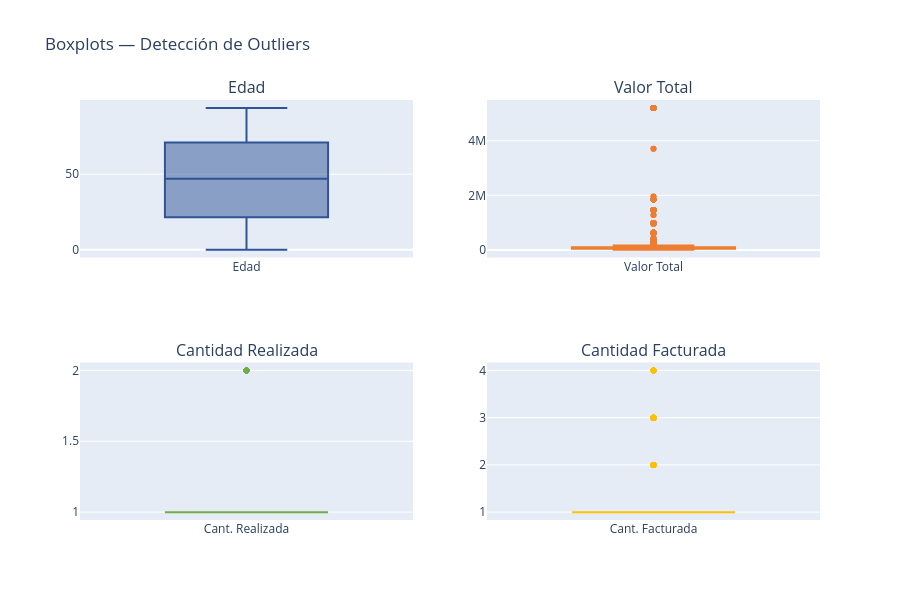

This figure's notebook cell:
### Markdown cell above
---
## 7. Boxplots (Detección de Outliers)

### Code cell
fig = make_subplots(rows=2, cols=2, subplot_titles=[
    'Edad', 'Valor Total', 'Cantidad Realizada', 'Cantidad Facturada'
])

fig.add_trace(go.Box(y=pacientes['edad'], name='Edad', marker_color='#2F5496'), row=1, col=1)
fig.add_trace(go.Box(y=prefactura['valor_total'], name='Valor Total', marker_color='#ED7D31'), row=1, col=2)
fig.add_trace(go.Box(y=historia_clinica['cantidad_realizada'], name='Cant. Realizada', marker_color='#70AD47'), row=2, col=1)
fig.add_trace(go.Box(y=prefactura['cantidad_facturada'], name='Cant. Facturada', marker_color='#FFC000'), row=2, col=2)

fig.update_layout(height=600, showlegend=False, title_text='Boxplots — Detección de Outliers')
fig.show()

### Figure 1 — Plotly figure (JSON) as saved in the notebook; plotly's stock layout.template omitted (floating-point values rounded to 4 significant figures; data arrays with more than 128 entries replaced by an {"elided": "..."} marker saying what was removed)
{"data": [{"marker": {"color": "#2F5496"}, "name": "Edad", "type": "box", "xaxis": "x", "y": {"elided": "300 int values"}, "yaxis": "y"}, {"marker": {"color": "#ED7D31"}, "name": "Valor Total", "type": "box", "xaxis": "x2", "y": {"elided": "2974 int values"}, "yaxis": "y2"}, {"marker": {"color": "#70AD47"}, "name": "Cant. Realizada", "type": "box", "xaxis": "x3", "y": {"elided": "3056 int values"}, "yaxis": "y3"}, {"marker": {"color": "#FFC000"}, "name": "Cant. Facturada", "type": "box", "xaxis": "x4", "y": {"elided": "2974 int values"}, "yaxis": "y4"}], "layout": {"annotations": [{"font": {"size": 16}, "showarrow": false, "text": "Edad", "x": 0.225, "xanchor": "center", "xref": "paper", "y": 1, "yanchor": "bottom", "yref": "paper"}, {"font": {"size": 16}, "showarrow": false, "text": "Valor Total", "x": 0.775, "xanchor": "center", "xref": "paper", "y": 1, "yanchor": "bottom", "yref": "paper"}, {"font": {"size": 16}, "showarrow": false, "text": "Cantidad Realizada", "x": 0.225, "xanchor": "center", "xref": "paper", "y": 0.375, "yanchor": "bottom", "yref": "paper"}, {"font": {"size": 16}, "showarrow": false, "text": "Cantidad Facturada", "x": 0.775, "xanchor": "center", "xref": "paper", "y": 0.375, "yanchor": "bottom", "yref": "paper"}], "height": 600, "showlegend": false, "title": {"text": "Boxplots — Detección de Outliers"}, "xaxis": {"anchor": "y", "domain": [0, 0.45]}, "xaxis2": {"anchor": "y2", "domain": [0.55, 1]}, "xaxis3": {"anchor": "y3", "domain": [0, 0.45]}, "xaxis4": {"anchor": "y4", "domain": [0.55, 1]}, "yaxis": {"anchor": "x", "domain": [0.625, 1]}, "yaxis2": {"anchor": "x2", "domain": [0.625, 1]}, "yaxis3": {"anchor": "x3", "domain": [0, 0.375]}, "yaxis4": {"anchor": "x4", "domain": [0, 0.375]}}}
